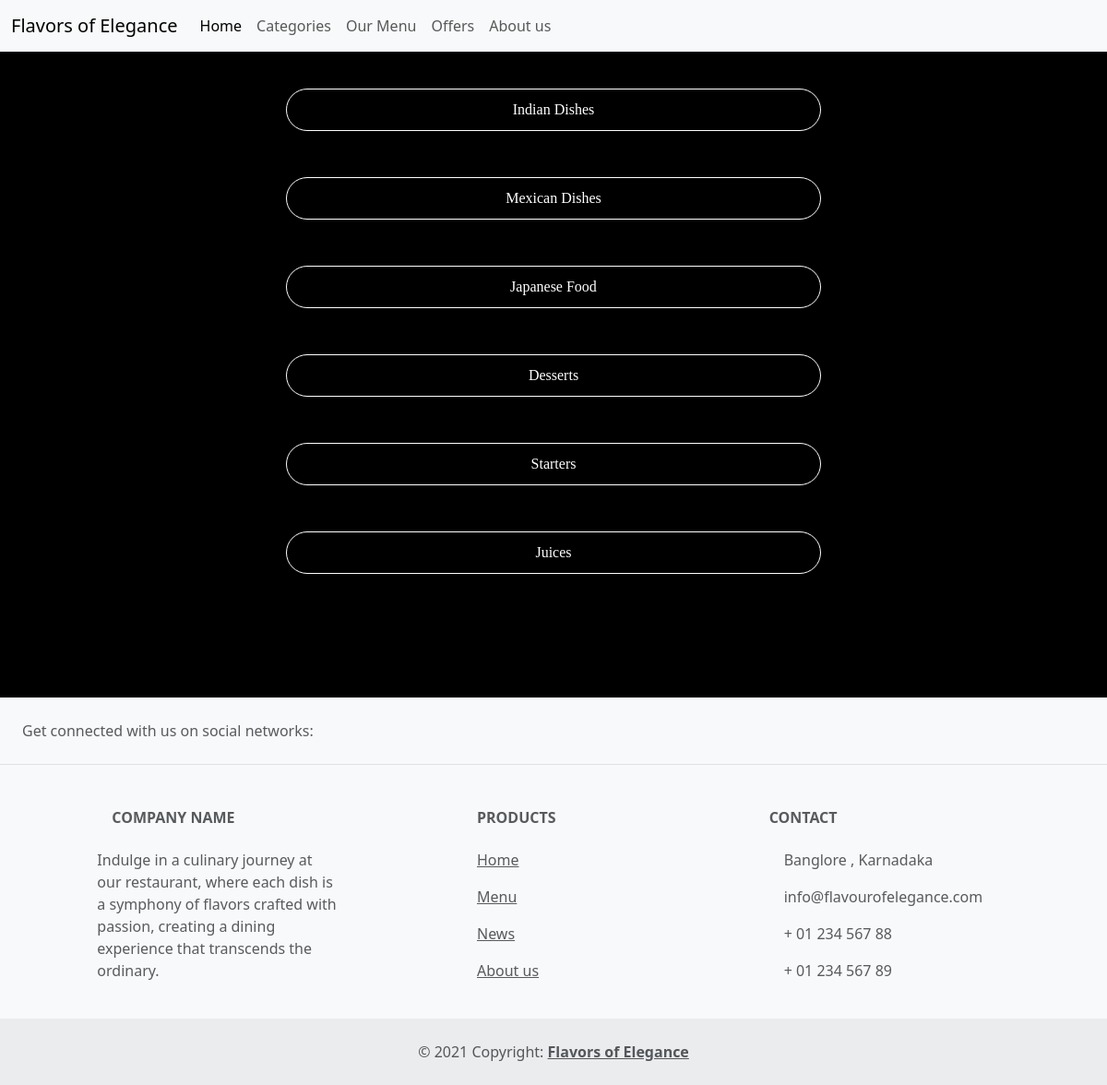
The page /home/cat on the database its author committed.
### main/models.py (models this page shows, shortened)
class cate(models.Model):
    cat_name= models.CharField(max_length=100,primary_key=True)
    Description = models.TextField()
    Image = models.ImageField(upload_to='category',null=True)

### main/views.py (the view)
# urls.py: path('cat',views.catdet,name='details'),
def catdet(req):
    det = cate.objects.all()
    return render(req,'category.html',{'det':det})

### templates/category.html (shortened to what this page needs)
{% extends "base.html" %}
{% load static %}
       {%block content %}
       <div class="cat_1">
       <div class="cc">
       {% for n in det %}
       <a href="{% url "det" n.cat_name %}">{{n.cat_name}}</a>
       {% endfor %}
    </div>
        </div>
       {% endblock %}

### static/css/style.css (style rules this page uses)
.cc { display: flex; flex-direction: column; justify-content: center; align-items: center; text-align: center; gap: 30px; margin: 20px; }
.cc a { display: block; font-family: cursive; width: 50%; text-decoration: none; padding: 10px; color: white; border: 1px solid white; border-radius: 25px; margin-top: 20px; display: flex; flex-direction: column; margin-top: 20px; }
.cat_1 { background-color: black; height: 700px; width: 100%; display: flex; flex-direction: column; }

### rows shown on the page
cate: cat_name "Indian Dishes"
cate: cat_name "Mexican Dishes"
cate: cat_name "Japanese Food"
cate: cat_name "Desserts"
cate: cat_name "Starters"
cate: cat_name "Juices"
